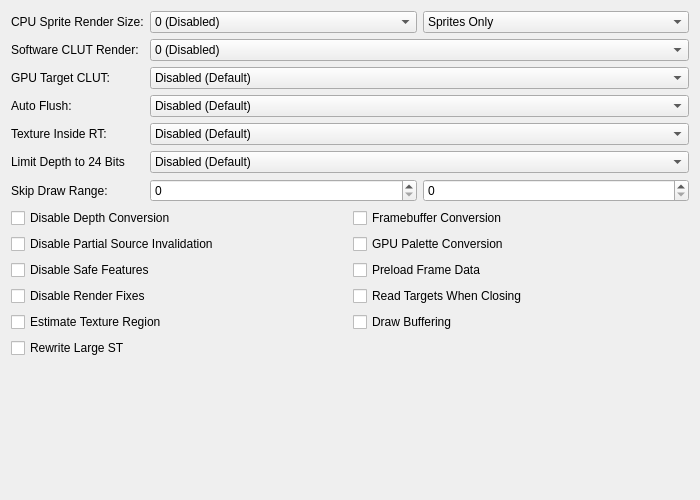
<?xml version="1.0" encoding="UTF-8"?>
<ui version="4.0">
 <class>GraphicsHardwareFixesSettingsTab</class>
 <widget class="QWidget" name="GraphicsHardwareFixesSettingsTab">
  <property name="geometry">
   <rect>
    <x>0</x>
    <y>0</y>
    <width>700</width>
    <height>500</height>
   </rect>
  </property>
  <property name="windowTitle">
   <string/>
  </property>
  <layout class="QGridLayout" name="gridLayout" columnstretch="0,1">
   <item row="8" column="0">
    <spacer name="verticalSpacer">
     <property name="orientation">
      <enum>Qt::Orientation::Vertical</enum>
     </property>
     <property name="sizeHint" stdset="0">
      <size>
       <width>20</width>
       <height>0</height>
      </size>
     </property>
    </spacer>
   </item>
   <item row="6" column="0">
    <widget class="QLabel" name="skipDrawLabel">
     <property name="text">
      <string>Skip Draw Range:</string>
     </property>
     <property name="buddy">
      <cstring>skipDrawStart</cstring>
     </property>
    </widget>
   </item>
   <item row="4" column="1">
    <widget class="QComboBox" name="textureInsideRt">
     <item>
      <property name="text">
       <string>Disabled (Default)</string>
      </property>
     </item>
     <item>
      <property name="text">
       <string>Inside Target</string>
      </property>
     </item>
     <item>
      <property name="text">
       <string>Merge Targets</string>
      </property>
     </item>
    </widget>
   </item>
   <item row="4" column="0">
    <widget class="QLabel" name="texInRTLabel">
     <property name="text">
      <string>Texture Inside RT:</string>
     </property>
     <property name="buddy">
      <cstring>textureInsideRt</cstring>
     </property>
    </widget>
   </item>
   <item row="0" column="1">
    <layout class="QHBoxLayout" name="cpuCLUTRenderLayout" stretch="0,0">
     <item>
      <widget class="QComboBox" name="cpuSpriteRenderBW">
       <item>
        <property name="text">
         <string>0 (Disabled)</string>
        </property>
       </item>
       <item>
        <property name="text">
         <string>1 (64 Max Width)</string>
        </property>
       </item>
       <item>
        <property name="text">
         <string>2 (128 Max Width)</string>
        </property>
       </item>
       <item>
        <property name="text">
         <string>3 (192 Max Width)</string>
        </property>
       </item>
       <item>
        <property name="text">
         <string>4 (256 Max Width)</string>
        </property>
       </item>
       <item>
        <property name="text">
         <string>5 (320 Max Width)</string>
        </property>
       </item>
       <item>
        <property name="text">
         <string>6 (384 Max Width)</string>
        </property>
       </item>
       <item>
        <property name="text">
         <string>7 (448 Max Width)</string>
        </property>
       </item>
       <item>
        <property name="text">
         <string>8 (512 Max Width)</string>
        </property>
       </item>
       <item>
        <property name="text">
         <string>9 (576 Max Width)</string>
        </property>
       </item>
       <item>
        <property name="text">
         <string>10 (640 Max Width)</string>
        </property>
       </item>
      </widget>
     </item>
     <item>
      <widget class="QComboBox" name="cpuSpriteRenderLevel">
       <item>
        <property name="text">
         <string>Sprites Only</string>
        </property>
       </item>
       <item>
        <property name="text">
         <string>Sprites/Triangles</string>
        </property>
       </item>
       <item>
        <property name="text">
         <string>Blended Sprites/Triangles</string>
        </property>
       </item>
      </widget>
     </item>
    </layout>
   </item>
   <item row="3" column="0">
    <widget class="QLabel" name="hwAutoFlushLabel">
     <property name="text">
      <string>Auto Flush:</string>
     </property>
     <property name="buddy">
      <cstring>hwAutoFlush</cstring>
     </property>
    </widget>
   </item>
   <item row="6" column="1">
    <layout class="QHBoxLayout" name="skipDrawLayout">
     <item>
      <widget class="QSpinBox" name="skipDrawStart">
       <property name="maximum">
        <number>10000</number>
       </property>
      </widget>
     </item>
     <item>
      <widget class="QSpinBox" name="skipDrawEnd">
       <property name="maximum">
        <number>10000</number>
       </property>
      </widget>
     </item>
    </layout>
   </item>
   <item row="2" column="1">
    <widget class="QComboBox" name="gpuTargetCLUTMode">
     <item>
      <property name="text">
       <string>Disabled (Default)</string>
      </property>
     </item>
     <item>
      <property name="text">
       <string>Enabled (Exact Match)</string>
      </property>
     </item>
     <item>
      <property name="text">
       <string>Enabled (Check Inside Target)</string>
      </property>
     </item>
    </widget>
   </item>
   <item row="0" column="0">
    <widget class="QLabel" name="cpuCLUTRenderLabel">
     <property name="text">
      <string>CPU Sprite Render Size:</string>
     </property>
     <property name="buddy">
      <cstring>cpuSpriteRenderBW</cstring>
     </property>
    </widget>
   </item>
   <item row="2" column="0">
    <widget class="QLabel" name="gpuTargetCLUTLabel">
     <property name="text">
      <string extracomment="CLUT: Color Look Up Table, often referred to as a palette in non-PS2 things.  GPU Target CLUT: GPU handling of when a game uses data from a render target as a CLUT.">GPU Target CLUT:</string>
     </property>
     <property name="buddy">
      <cstring>gpuTargetCLUTMode</cstring>
     </property>
    </widget>
   </item>
   <item row="1" column="1">
    <widget class="QComboBox" name="cpuCLUTRender">
     <property name="currentText">
      <string extracomment="0 (Disabled)">0 (Disabled)</string>
     </property>
     <property name="currentIndex">
      <number>0</number>
     </property>
     <item>
      <property name="text">
       <string>0 (Disabled)</string>
      </property>
     </item>
     <item>
      <property name="text">
       <string>1 (Normal)</string>
      </property>
     </item>
     <item>
      <property name="text">
       <string>2 (Aggressive)</string>
      </property>
     </item>
    </widget>
   </item>
   <item row="1" column="0">
    <widget class="QLabel" name="swCLUTLabel">
     <property name="text">
      <string>Software CLUT Render:</string>
     </property>
     <property name="buddy">
      <cstring>cpuCLUTRender</cstring>
     </property>
    </widget>
   </item>
   <item row="3" column="1">
    <widget class="QComboBox" name="hwAutoFlush">
     <item>
      <property name="text">
       <string>Disabled (Default)</string>
      </property>
     </item>
     <item>
      <property name="text">
       <string>Enabled (Sprites Only)</string>
      </property>
     </item>
     <item>
      <property name="text">
       <string>Enabled (All Primitives)</string>
      </property>
     </item>
    </widget>
   </item>
   <item row="7" column="0" colspan="2">
   <layout class="QGridLayout" name="hwFixesLayout">
     <item row="5" column="0">
      <widget class="QCheckBox" name="rewriteLargeST">
       <property name="text">
        <string>Rewrite Large ST</string>
       </property>
      </widget>
     </item>
     <item row="4" column="1">
      <widget class="QCheckBox" name="drawBuffering">
       <property name="text">
        <string>Draw Buffering</string>
       </property>
      </widget>
     </item>
     <item row="4" column="0">
      <widget class="QCheckBox" name="estimateTextureRegion">
       <property name="text">
        <string>Estimate Texture Region</string>
       </property>
      </widget>
     </item>
     <item row="3" column="0">
      <widget class="QCheckBox" name="disableRenderFixes">
       <property name="text">
        <string>Disable Render Fixes</string>
       </property>
      </widget>
     </item>
     <item row="3" column="1">
      <widget class="QCheckBox" name="readTCOnClose">
       <property name="text">
        <string>Read Targets When Closing</string>
       </property>
      </widget>
     </item>
     <item row="2" column="0">
      <widget class="QCheckBox" name="disableSafeFeatures">
       <property name="text">
        <string>Disable Safe Features</string>
       </property>
      </widget>
     </item>
     <item row="1" column="0">
      <widget class="QCheckBox" name="disablePartialInvalidation">
       <property name="text">
        <string>Disable Partial Source Invalidation</string>
       </property>
      </widget>
     </item>
     <item row="0" column="0">
      <widget class="QCheckBox" name="disableDepthEmulation">
       <property name="text">
        <string>Disable Depth Conversion</string>
       </property>
      </widget>
     </item>
     <item row="0" column="1">
      <widget class="QCheckBox" name="frameBufferConversion">
       <property name="text">
        <string>Framebuffer Conversion</string>
       </property>
      </widget>
     </item>
     <item row="1" column="1">
      <widget class="QCheckBox" name="gpuPaletteConversion">
       <property name="text">
        <string>GPU Palette Conversion</string>
       </property>
      </widget>
     </item>
     <item row="2" column="1">
      <widget class="QCheckBox" name="preloadFrameData">
       <property name="text">
        <string>Preload Frame Data</string>
       </property>
      </widget>
     </item>
    </layout>
   </item>
   <item row="5" column="1">
    <widget class="QComboBox" name="limit24BitDepth">
     <item>
      <property name="text">
       <string>Disabled (Default)</string>
      </property>
     </item>
     <item>
      <property name="text">
       <string>Prioritize Upper Bits</string>
      </property>
     </item>
     <item>
      <property name="text">
       <string>Prioritize Lower Bits</string>
      </property>
     </item>
    </widget>
   </item>
   <item row="5" column="0">
    <widget class="QLabel" name="limitDepthLabel">
     <property name="text">
      <string>Limit Depth to 24 Bits</string>
     </property>
    </widget>
   </item>
  </layout>
 </widget>
 <tabstops>
  <tabstop>cpuSpriteRenderBW</tabstop>
  <tabstop>cpuSpriteRenderLevel</tabstop>
  <tabstop>cpuCLUTRender</tabstop>
  <tabstop>gpuTargetCLUTMode</tabstop>
  <tabstop>hwAutoFlush</tabstop>
  <tabstop>textureInsideRt</tabstop>
  <tabstop>skipDrawStart</tabstop>
  <tabstop>skipDrawEnd</tabstop>
  <tabstop>disableDepthEmulation</tabstop>
  <tabstop>frameBufferConversion</tabstop>
  <tabstop>disablePartialInvalidation</tabstop>
  <tabstop>gpuPaletteConversion</tabstop>
  <tabstop>disableSafeFeatures</tabstop>
  <tabstop>preloadFrameData</tabstop>
  <tabstop>disableRenderFixes</tabstop>
  <tabstop>readTCOnClose</tabstop>
  <tabstop>estimateTextureRegion</tabstop>
  <tabstop>rewriteLargeST</tabstop>
 </tabstops>
 <resources/>
 <connections/>
</ui>
